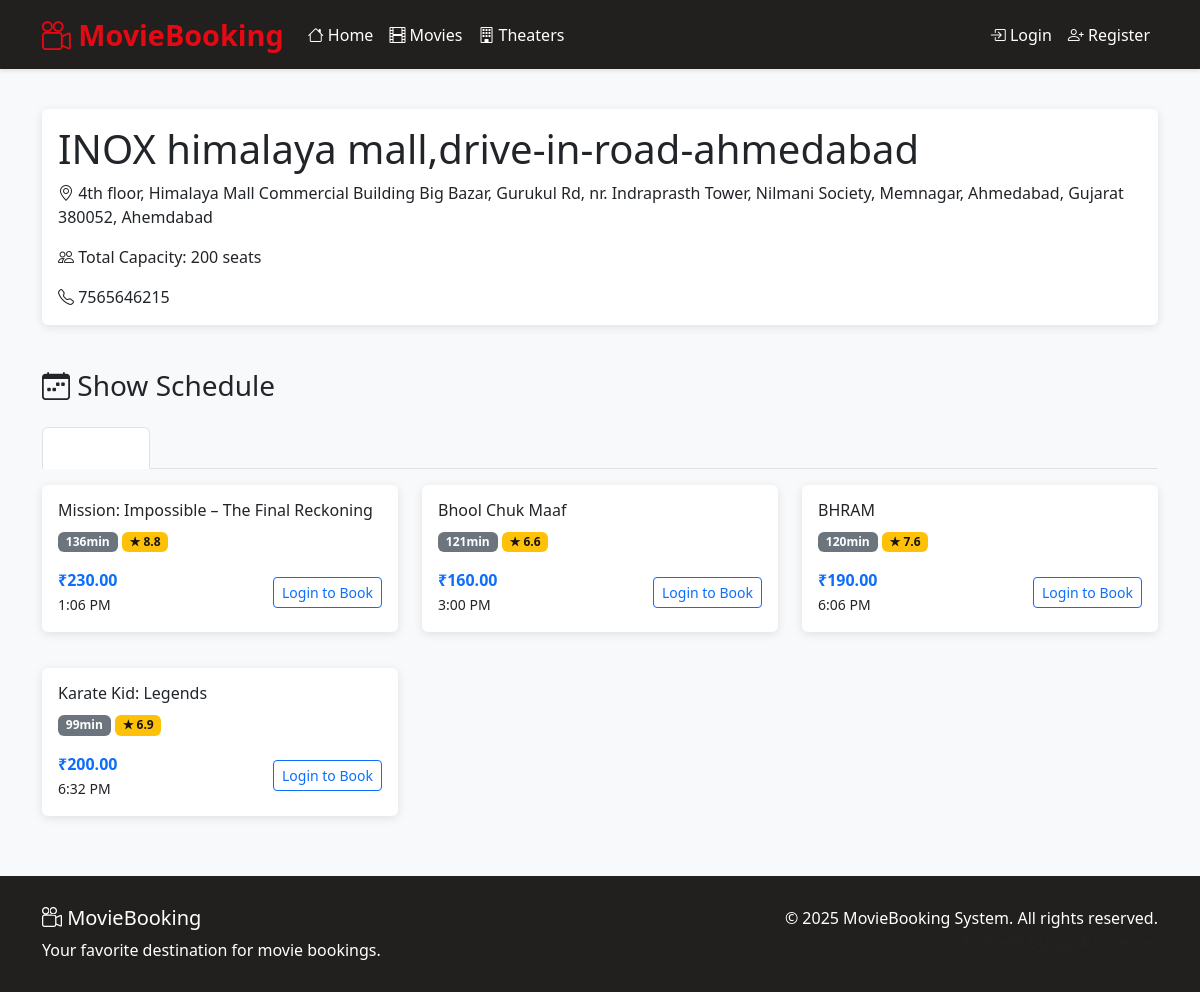
/theaters/6/, run on the app's committed database.
### booking/models.py (models this page shows, shortened)
class Theater(models.Model):
    name = models.CharField(max_length=200)
    address = models.TextField()
    city = models.CharField(max_length=100)
    total_capacity = models.IntegerField()
    contact_number = models.CharField(max_length=20, null=True, blank=True)
    created_at = models.DateTimeField(auto_now_add=True)
    updated_at = models.DateTimeField(auto_now=True)
    class Meta:
        ordering = ['city', 'name']

class Show(models.Model):
    movie = models.ForeignKey(Movie, on_delete=models.CASCADE, related_name='shows')
    theater = models.ForeignKey(Theater, on_delete=models.CASCADE, related_name='shows')
    date = models.DateField()
    time = models.TimeField()
    base_price = models.DecimalField(max_digits=6, decimal_places=2)
    is_active = models.BooleanField(default=True)
    created_at = models.DateTimeField(auto_now_add=True)
    updated_at = models.DateTimeField(auto_now=True)
    class Meta:
        unique_together = ('theater', 'date', 'time')
        ordering = ['date', 'time']

class Movie(models.Model):
    title = models.CharField(max_length=200)
    description = models.TextField()
    duration = models.IntegerField(help_text="Duration in minutes")
    release_date = models.DateField()
    poster = models.ImageField(upload_to='movie_posters/', null=True, blank=True)
    trailer_url = models.URLField(null=True, blank=True)
    rating = models.DecimalField(
        max_digits=3,
        decimal_places=1,
        validators=[MinValueValidator(1), MaxValueValidator(10)]
    )
    genres = models.ManyToManyField(Genre, blank=True)
    created_at = models.DateTimeField(auto_now_add=True)
    updated_at = models.DateTimeField(auto_now=True)
    class Meta:
        ordering = ['-release_date']

### booking/views.py (the view)
# urls.py: path('theaters/<int:theater_id>/', views.theater_detail, name='theater_detail'),
def theater_detail(request, theater_id):
    theater = get_object_or_404(Theater, id=theater_id)
    today = timezone.now().date()
    shows = Show.objects.filter(
        theater=theater,
        date__gte=today,
        is_active=True
    ).select_related('movie').order_by('date', 'time')
    shows_by_date = {}
    for show in shows:
        if show.date not in shows_by_date:
            shows_by_date[show.date] = []
        shows_by_date[show.date].append(show)
    context = {
        'theater': theater,
        'shows_by_date': shows_by_date,
    }
    return render(request, 'booking/theater_detail.html', context)

### templates/booking/theater_detail.html (shortened to what this page needs)
{% extends 'base.html' %}
{% block content %}
<div class="row mb-4">
    <div class="col-12">
        <div class="card">
            <div class="card-body">
                <h1 class="card-title">{{ theater.name }}</h1>
                <p class="card-text">
                    <i class="bi bi-geo-alt"></i> {{ theater.address }}, {{ theater.city }}
                </p>
                <p class="card-text">
                    <i class="bi bi-people"></i> Total Capacity: {{ theater.total_capacity }} seats
                </p>
                {% if theater.contact_number %}
                    <p class="card-text">
                        <i class="bi bi-telephone"></i> {{ theater.contact_number }}
                    </p>
                {% endif %}
            </div>
        </div>
    </div>
</div>
<div class="row">
    <div class="col-12">
        <h3 class="mb-4"><i class="bi bi-calendar-week"></i> Show Schedule</h3>
        {% if shows_by_date %}
            <ul class="nav nav-tabs mb-3" id="showTabs" role="tablist">
                {% for date, shows in shows_by_date.items %}
                    <li class="nav-item" role="presentation">
                        <button class="nav-link {% if forloop.first %}active{% endif %}"
                                id="date-{{ date|date:'Ymd' }}-tab"
                                data-bs-toggle="tab"
                                data-bs-target="#date-{{ date|date:'Ymd' }}"
                                type="button"
                                role="tab">
                        </button>
                    </li>
                {% endfor %}
            </ul>
            <div class="tab-content" id="showTabsContent">
                {% for date, shows in shows_by_date.items %}
                    <div class="tab-pane fade {% if forloop.first %}show active{% endif %}"
                         id="date-{{ date|date:'Ymd' }}"
                         role="tabpanel">
                        <div class="row">
                            {% for show in shows %}
                                <div class="col-md-6 col-lg-4 mb-3">
                                    <div class="card">
                                        <div class="card-body">
                                            <h6 class="card-title">{{ show.movie.title }}</h6>
                                            <p class="card-text">
                                                <span class="badge bg-secondary">{{ show.movie.duration }}min</span>
                                                <span class="badge badge-rating">★ {{ show.movie.rating }}</span>
                                            </p>
                                            <div class="d-flex justify-content-between align-items-center">
                                                <div>
                                                    <strong class="text-primary">₹{{ show.base_price }}</strong>
                                                    <br>
                                                    <small>{{ show.time|time:"g:i A" }}</small>
                                                </div>
                                                {% if user.is_authenticated %}
                                                    <a href="{% url 'seat_selection' show.id %}"
                                                       class="btn btn-primary btn-sm">
                                                        <i class="bi bi-ticket"></i> Book Now
                                                    </a>
                                                {% else %}
                                                    <a href="{% url 'login' %}" class="btn btn-outline-primary btn-sm">
                                                        Login to Book
                                                    </a>
                                                {% endif %}
                                            </div>
                                        </div>
                                    </div>
                                </div>
                            {% endfor %}
                        </div>
                    </div>
                {% endfor %}
            </div>
        {% else %}
            <div class="alert alert-info">
                <i class="bi bi-calendar-x"></i> No shows scheduled at this theater at the moment.
            </div>
        {% endif %}
    </div>
</div>
{% endblock %}

### templates/base.html (style rules this page uses)
:root { --primary-color: #e50914; --secondary-color: #221f1f; --light-color: #f5f5f1; --dark-color: #141414; --success-color: #28a745; --warning-color: #ffc107; --danger-color: #dc3545; }
body { background-color: #f8f9fa; font-family: 'Segoe UI', Tahoma, Geneva, Verdana, sans-serif; min-height: 100vh; display: flex; flex-direction: column; }
.nav-link { color: white !important; transition: color 0.3s; }
.card { transition: transform 0.3s, box-shadow 0.3s; margin-bottom: 20px; border: none; box-shadow: 0 2px 10px rgba(0,0,0,0.1); }
.badge-rating { background-color: var(--warning-color); color: var(--dark-color); }

### data on the page
Theater: name "INOX himalaya mall,drive-in-road-ahmedabad", address "4th floor, Himalaya Mall Commercial Building Big Bazar, Gurukul Rd, nr. Indraprasth Tower, Nilmani Society, Memnagar, Ahmedabad, Gujarat 380052", city "Ahemdabad", total_capacity "200", contact_number "7565646215"
Show: movie "Mission: Impossible – The Final Reckoning", movie.duration "136", movie.rating "8.8", base_price "230.00", time "1:06 PM"
Show: movie "Bhool Chuk Maaf", movie.duration "121", movie.rating "6.6", base_price "160.00", time "3:00 PM"
Show: movie "BHRAM", movie.duration "120", movie.rating "7.6", base_price "190.00", time "6:06 PM"
Show: movie "Karate Kid: Legends", movie.duration "99", movie.rating "6.9", base_price "200.00", time "6:32 PM"
